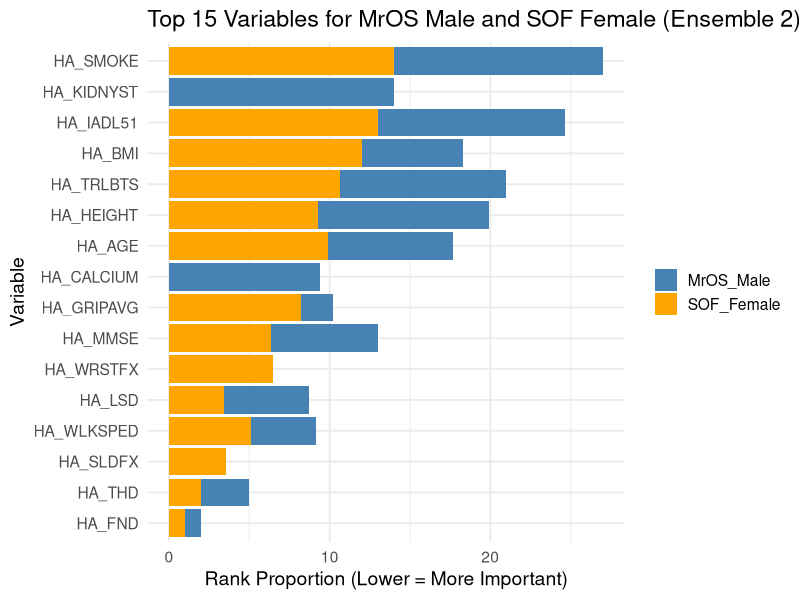

Reproduce this figure in R.
library(ggplot2)
library(dplyr)
library(tidyr)

# Combined variable list from both groups
plot_data <- data.frame(
  Variable = c(
    "HA_FND", "HA_GRIPAVG", "HA_THD", "HA_WLKSPED", "HA_LSD", "HA_BMI", "HA_MMSE",
    "HA_AGE", "HA_CALCIUM", "HA_TRLBTS", "HA_HEIGHT", "HA_IADL51", "HA_SMOKE", "HA_KIDNYST",
    "HA_SLDFX", "HA_WRSTFX"
  ),
  MrOS_Male = c(1.00, 2.00, 3.00, 4.00, 5.26, 6.30, 6.62, 7.82, 9.38, 10.34, 10.64, 11.64, 13.02, 13.98, NA, NA),
  SOF_Female = c(1.00, 8.21, 2.00, 5.13, 3.45, 11.99, 6.37, 9.87, NA, 10.65, 9.28, 13.00, 14.00, NA, 3.56, 6.49)
)

# Convert to long format
plot_data_long <- plot_data %>%
  pivot_longer(cols = c("MrOS_Male", "SOF_Female"),
               names_to = "Group",
               values_to = "RankProportion")

# Reorder by decreasing importance (i.e., increasing RankProportion)
# Using the maximum RankProportion per variable for consistent sorting
max_ranks <- plot_data_long %>%
  group_by(Variable) %>%
  summarize(MaxRank = max(RankProportion, na.rm = TRUE))

plot_data_long <- left_join(plot_data_long, max_ranks, by = "Variable")

# Plot
ggplot(plot_data_long, aes(x = RankProportion, y = reorder(Variable, MaxRank), fill = Group)) +
  geom_bar(stat = "identity", position = "stack") +
  scale_fill_manual(values = c("MrOS_Male" = "steelblue", "SOF_Female" = "orange")) +
  labs(
    title = "Top 15 Variables for MrOS Male and SOF Female (Ensemble 2)",
    x = "Rank Proportion (Lower = More Important)",
    y = "Variable"
  ) +
  theme_minimal(base_size = 14) +
  theme(legend.title = element_blank(), legend.position = "right")
